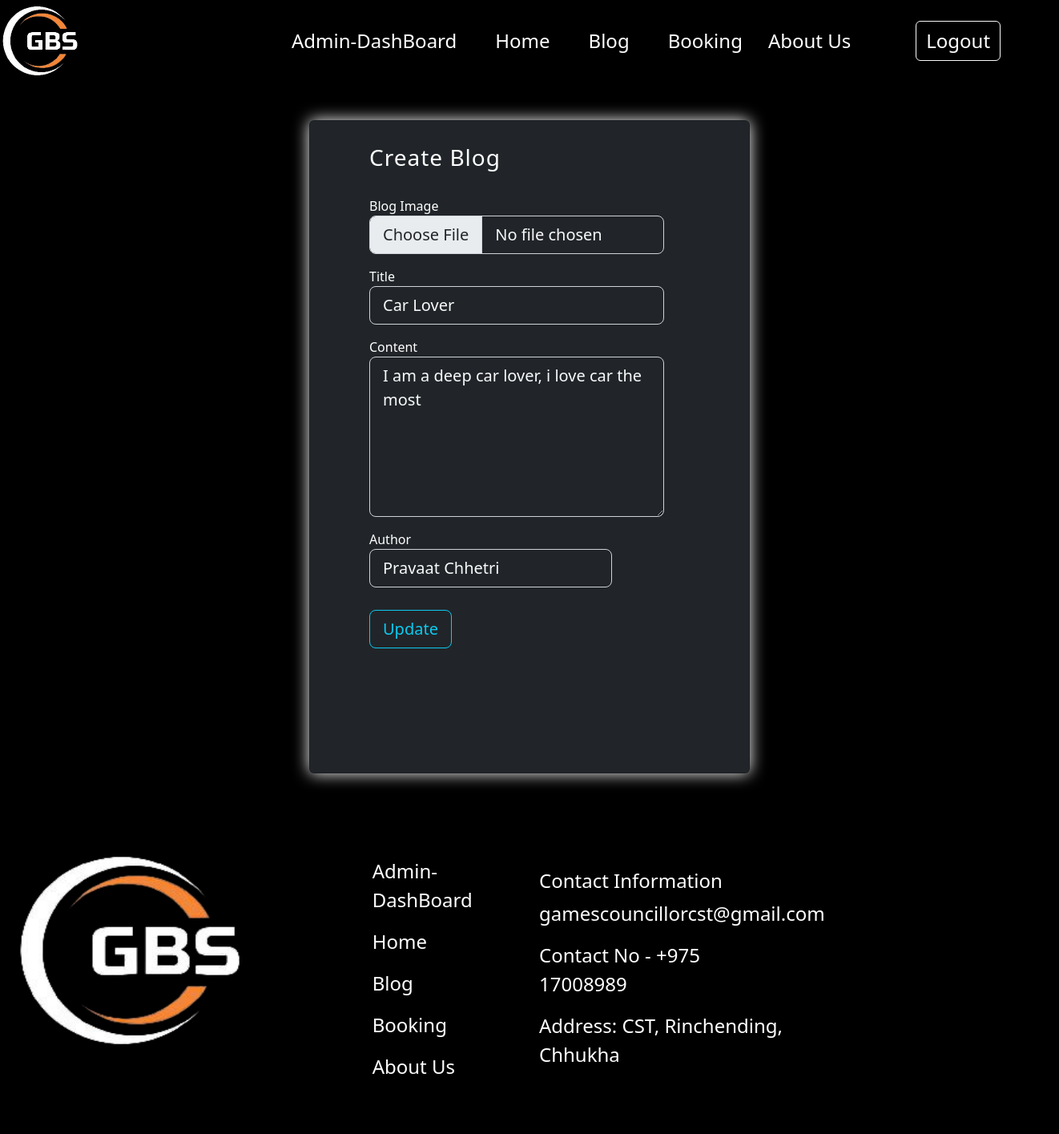
The app's page /editBlog/2 (signed in) with its own data.
### models.py (models this page shows, shortened)
class Blogs(db.Model):
    BId = db.Column(db.Integer, primary_key=True, autoincrement=True)
    title = db.Column(db.String(100), nullable=False)
    content = db.Column(db.Text, nullable=False)
    author = db.Column(db.String(100), nullable=False)
    image = db.Column(db.Text, nullable=False)
    mimetype = db.Column(db.Text, nullable=False)
    date_created = db.Column(db.DateTime, nullable=False, default=datetime.utcnow)

### app.py (the view, shortened to what this page needs)
@app.route('/editBlog/<int:id>',methods=['GET','POST'])
def editGivenBlog(id):
    if session['LogAs']=='Admin':
        form=f.BlogForm()
        _blog=Blogs.query.filter_by(BId=id).first()
        b={'blog':form}
        detail={'b':b,'bb':_blog}
        return render_template('editGivenBlog.html',data={'role_status': session['LogAs']},detail=detail)
    else:
        return redirect(url_for('login'))

### forms.py
class BlogForm(FlaskForm):
    upload = FileField('Blog Image', validators=[
        FileRequired(),
        FileAllowed(['jpg', 'png'], 'Images only!')
    ])
    title = StringField('Title', validators=[DataRequired()])
    content = TextAreaField('Content')
    author = StringField('Author', validators=[DataRequired()])
    submit = SubmitField('Create Blog')

### templates/editGivenBlog.html (shortened to what this page needs)
{%extends 'index.html' %}
{%block content%}
<div class="card bg-dark mx-auto my-5 py-5" style="width: 550px; box-shadow: 0 0 20px white;">
    <section class="">
      <div class="container col-12">
        <div class="row mx-auto">
          <div class="col-12 mx-auto my-4  text-black">
            <div class="d-flex align-items-center h-custom-2 mx-auto mt-3" style="width: 400px;">
              <form class="text-start" method="post" enctype="multipart/form-data" style="width: 23rem;">
                <h3 class="fw-normal mb-3 pb-3" style="letter-spacing: 1px;">Create Blog</h3>
                <div class="form-outline mb-3">
                  {{detail.b.blog.upload.label}}
                  {{detail.b.blog.upload(class="form-control bg-dark text-light form-control-lg")}}
                </div>
                <div class="form-outline mb-3">
                  {{detail.b.blog.title.label}}
                  {{detail.b.blog.title(class="form-control bg-dark text-light form-control-lg",value=detail.bb.title)}}
                </div>
                <div class="form-outline mb-3">
                    {{detail.b.blog.content.label}}
                    {% set f = detail.b.blog.content.process_data(detail.bb.content) %}
                    {{detail.b.blog.content(class="form-control bg-dark text-light form-control-lg" ,style="height: 200px")}}
                </div>
                <div class="row mb-3">
                  <div class="col-10">
                    <div class="form-outline">
                      {{detail.b.blog.author.label}}
                      {{detail.b.blog.author(class="form-control bg-dark text-light form-control-lg",value=detail.bb.author)}}
                    </div>
                  </div>
                </div>
                <div class="pt-1 mt-4 mb-4 text-start">
                  {{detail.b.blog.submit(class="btn btn-outline-info btn-lg btn-block",value='Update')}}
                </div>
              </form>
            </div>
          </div>
        </div>
      </div>
    </section>
  </div>
{%endblock%}

### static/css/index.css (style rules this page uses)
* { background-color: rgba(0, 0, 0, 0); color: white; }
@media (min-width: 1025px) { .h-custom-2 { height: 80%; } }

### records on screen
Blogs: title "Car Lover", content "I am a deep car lover, i love car the most", author "Pravaat Chhetri"

### other values on screen
{{ detail.b.blog.upload.label }} "Blog Image"
{{ detail.b.blog.title.label }} "Title"
{{ detail.b.blog.content.label }} "Content"
{{ detail.b.blog.author.label }} "Author"
